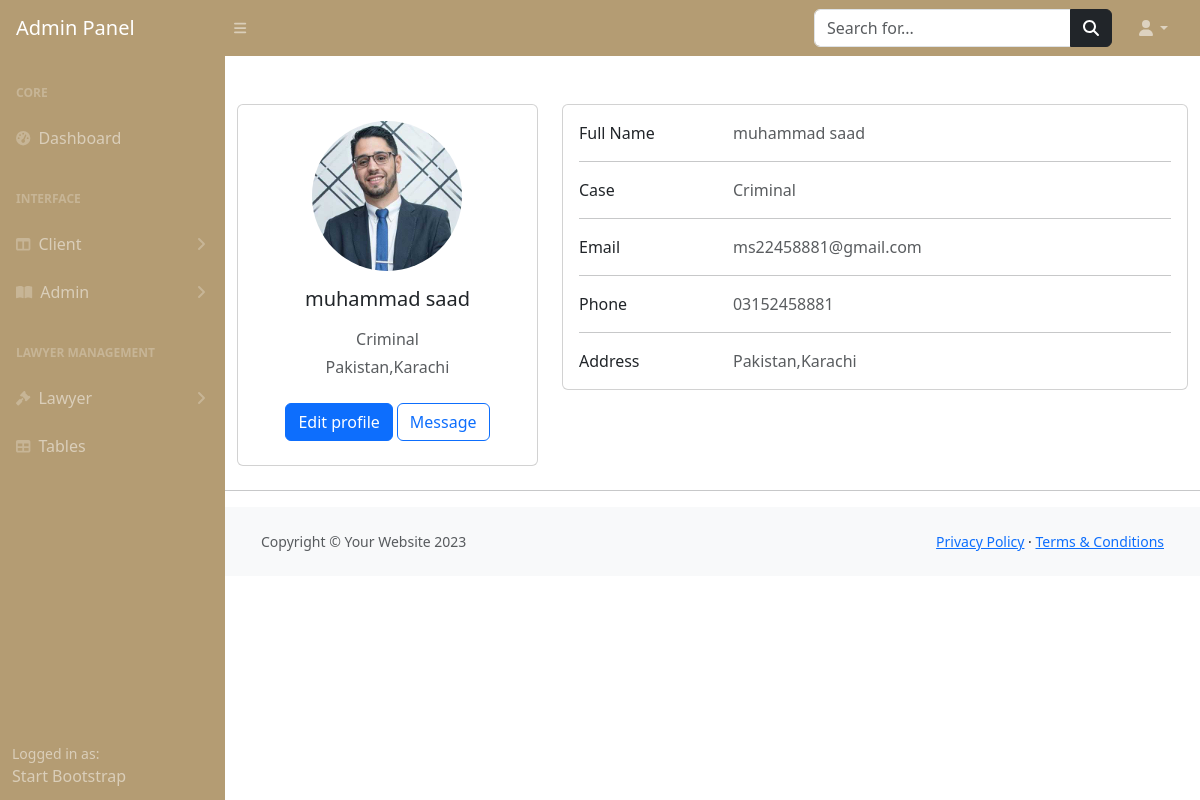
Screenshot of /admin-panel/profilelawyer.php?id=1 with the database file from the repository.
### tables this page shows
CREATE TABLE `lawyer` (
  `id` int(11) NOT NULL,
  `name` varchar(255) NOT NULL,
  `case` int(255) NOT NULL,
  `email` varchar(255) NOT NULL,
  `phone` varchar(255) NOT NULL,
  `address` text NOT NULL,
  `image` varchar(255) NOT NULL,
  `status` tinyint(1) NOT NULL DEFAULT 1
);

CREATE TABLE `cases` (
  `cid` int(255) NOT NULL,
  `case_name` varchar(255) NOT NULL,
  `status` tinyint(255) NOT NULL DEFAULT 1
);

### admin-panel/profilelawyer.php (the view, shortened to what this page needs)
<?php
include ("includes/header.php");
include ("includes/topbar.php");
include ("includes/sidebar.php");
include("../config.php");
$law_id=$_GET['id'];
$profile="SELECT * FROM `lawyer` as l inner join `cases` as c on l.case=c.cid where id='$law_id'";
$run_query=mysqli_query($connection,$profile);
if (mysqli_num_rows($run_query)>0) {
  while ($row=mysqli_fetch_assoc($run_query)) {
?>
<!DOCTYPE html>
<html lang="en">
<head>
</head>
<body>
  <div class="container mt-5 ">
    <div class="row">
      <div class="col-lg-4">
        <div class="card mb-4">
          <div class="card-body text-center">
          <img src="<?php echo 'image/'.$row['image']?>" alt="avatar"
              class="rounded-circle img-fluid" style="width: 150px;height:150px">
            <h5 class="my-3"><?php echo $row['name']?></h5>
            <p class="text-muted mb-1"><?php echo $row['case_name']?></p>
            <p class="text-muted mb-4"><?php echo $row['address']?></p>
            <div class="d-flex justify-content-center mb-2">
              <button type="button" class="btn btn-primary">Edit profile</button>
              <button type="button" class="btn btn-outline-primary ms-1">Message</button>
            </div>
          </div>
        </div>
      </div>
      <div class="col-lg-8">
        <div class="card mb-4">
          <div class="card-body">
            <div class="row">
              <div class="col-sm-3">
                <p class="mb-0">Full Name</p>
              </div>
              <div class="col-sm-9">
                <p class="text-muted mb-0"><?php echo $row['name']?></p>
              </div>
            </div>
            <hr>
            <div class="row">
              <div class="col-sm-3">
                <p class="mb-0">Case</p>
              </div>
              <div class="col-sm-9">
                <p class="text-muted mb-0"><?php echo $row['case_name']?></p>
              </div>
            </div>
            <hr>
            <div class="row">
              <div class="col-sm-3">
                <p class="mb-0">Email</p>
              </div>
              <div class="col-sm-9">
                <p class="text-muted mb-0"><?php echo $row['email']?></p>
              </div>
            </div>
            <hr>
            <div class="row">
              <div class="col-sm-3">
                <p class="mb-0">Phone</p>
              </div>
              <div class="col-sm-9">
                <p class="text-muted mb-0"><?php echo $row['phone']?></p>
              </div>
            </div>
            <hr>
            <div class="row">
              <div class="col-sm-3">
                <p class="mb-0">Address</p>
              </div>
              <div class="col-sm-9">
                <p class="text-muted mb-0"><?php echo $row['address']?></p>
              </div>
            </div>
          </div>
        </div>
      </div>
      <hr>
<?php
 }
}
?>
</body>
</html>
<?php
include("includes/footer.php");
?>

### rows the page displays
lawyer: image (picture), name "muhammad saad", case.case_name "Criminal", address "Pakistan,Karachi", email "ms22458881@gmail.com", phone "03152458881"
